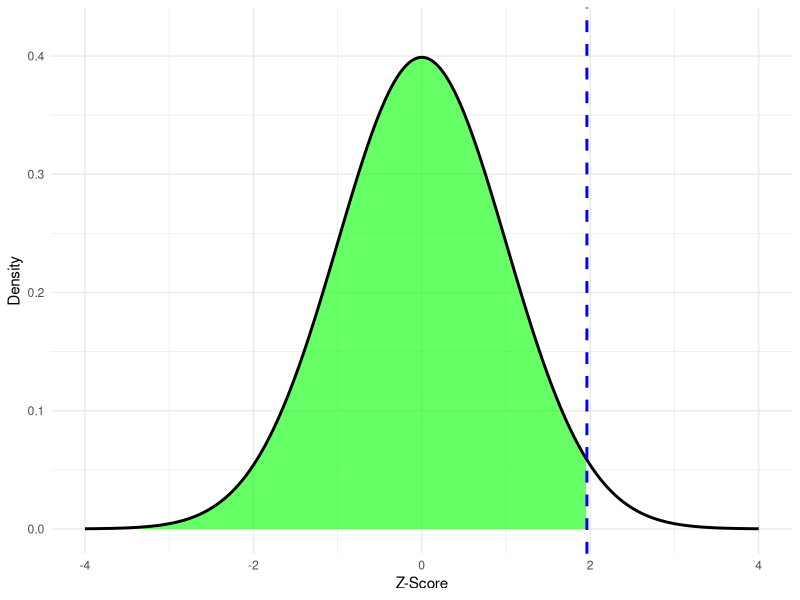
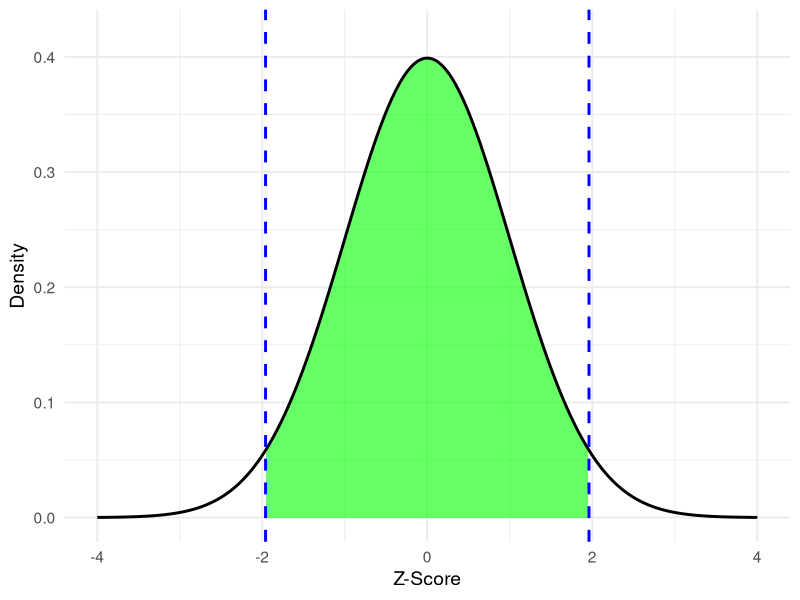

These figures' R source, in order:
## ---- chunk 1
rm(list=ls())
knitr::opts_chunk$set(echo = TRUE)
## ---- chunk 2
qnorm(p = 0.975, mean = 0, sd = 1)
## ---- chunk 3
pnorm(q = 1.959964, mean = 0, sd = 1)
## ---- chunk 4
library(ggplot2)

z_cut <- qnorm(0.975)   # 1.96 (97.5th quantile)

x  <- seq(-4, 4, by = 0.01)
y  <- dnorm(x, mean = 0, sd = 1)
df <- data.frame(x = x, y = y)

df_fill <- subset(df, x <= z_cut)

ggplot(df, aes(x = x, y = y)) +
geom_area(data = df_fill, aes(x = x, y = y), alpha = 0.6, fill = "green") +
geom_line(size = 1) +
geom_vline(xintercept = z_cut, size = 1, linetype ="dashed", color = "blue") +
labs(x = "Z-Score", y = "Density") +
coord_cartesian(xlim = c(-4, 4), ylim = c(0, 0.42)) +
theme_minimal()
## ---- chunk 5
library(haven)
library(dplyr)
data <- read_dta("GSS2024.dta")

data_clean <- data %>%
  dplyr::select(id, aiworry) %>% # 
  filter(!is.na(aiworry)) %>% # Remove observations where aiworry is missing! 
  mutate(ai_worry_binary = case_when(aiworry %in% c(1, 2) ~ 1,            
                                     aiworry %in% c(3, 4, 5) ~ 0))

table(data_clean$ai_worry_binary)
## ---- chunk 6
summary(data_clean$ai_worry_binary)

# Mean of the sample
sample_mean <- mean(data_clean$ai_worry_binary)
sample_mean
## ---- chunk 7
# Standard deviation of the sample
s <- sd(data_clean$ai_worry_binary)

# Total number of observations
n <- nrow(data_clean)

# Standard error
se <- s/sqrt(n)
## ---- chunk 8
z_score <- qnorm(p = 0.975, mean = 0, sd = 1) 

z_score 
## ---- chunk 9
z_lo <- qnorm(0.025)   # -1.96
z_hi <- qnorm(0.975)   # +1.96

x  <- seq(-4, 4, by = 0.01)
y  <- dnorm(x, mean = 0, sd = 1)
df <- data.frame(x = x, y = y)

df_fill <- subset(df, x >= z_lo & x <= z_hi)

ggplot(df, aes(x = x, y = y)) +
  geom_area(data = df_fill, aes(x = x, y = y), alpha = 0.6, fill = "green") +
  geom_line(size = 1) +
  geom_vline(xintercept = c(z_lo, z_hi), size = 1, linetype = "dashed", 
             color = "blue") +
  labs(x = "Z-Score", y = "Density") +
  coord_cartesian(xlim = c(-4, 4), ylim = c(0, 0.42)) +
  theme_minimal(base_size = 14)
## ---- chunk 10
margin_of_error <- se * z_score 
## ---- chunk 11
# lower range of CI 
lower_range <- sample_mean - margin_of_error

# upper range of CI 
upper_range <- sample_mean + margin_of_error

lower_range
upper_range
## ---- chunk 12
qnorm(p = c(0.025, 0.975), 
      mean = sample_mean, 
      sd = se)
## ---- chunk 13
out <- data_clean %>%
  summarise(mean = mean(ai_worry_binary), 
            sd = sd(ai_worry_binary), 
            n = n(), 
            standard_error = sd/sqrt(n), 
            z_score = qnorm(p = 0.975), 
            margin_of_error = standard_error * z_score, 
            lower_margin = mean - margin_of_error, 
            upper_margin = mean + margin_of_error)

out
